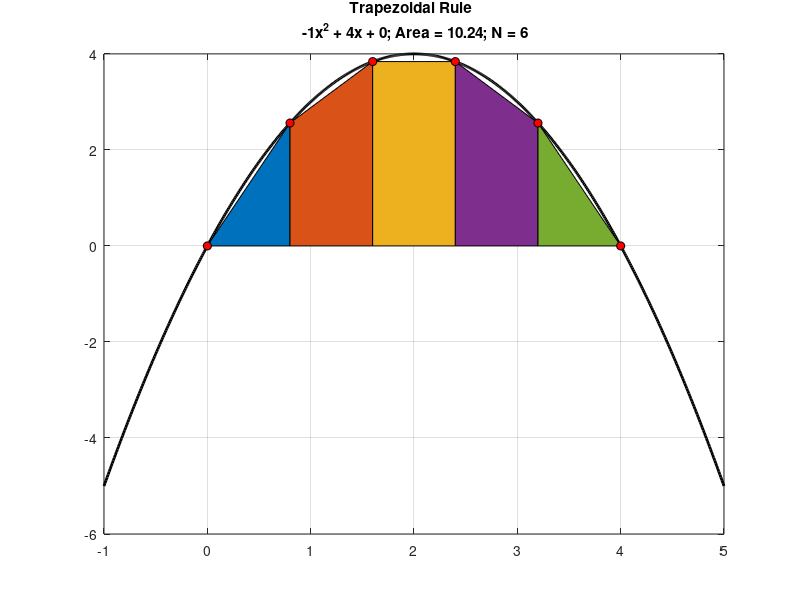

The MATLAB script that drew this image:
clc
close all
clear all

iex = 1;

%% EXAMPLE 1:  Trapezoidal rule
if iex ==1
    % Make an example Parabola
    % y = ax^2 + bx + c
    
    % Input coefficients
    a = -1;
    b = 4;
    c = 0;
    
    % Intialize x
    x = [-1:.01:5];
    
    % Initialize function
    f = @(a,b,c,x) a*x.^2 + b*x + c;
    
    % Call the function and find value of Y at X
    y = f(a,b,c,x);
    
    % Discretize X for summation
    xmin = 0; xmax = 4;
    Nsamples = 6; % Number of points for dividing x (N-1 trapezoids)
    x_sum = linspace(xmin,xmax,Nsamples);
    h = x_sum(2) - x_sum(1);
    
    % Y- points at x for summation
    y_sum = f(a,b,c,x_sum);
    
    % Area using TRAPEZOIDAL RULE
    area1 = h/2*(y_sum(1)+ y_sum(6)+2*y_sum(2)+2*y_sum(3)+2*y_sum(4)+2*y_sum(5)); % KEY
   
    % plot
    figure
    plot(x,y,'k','LineWidth',2);
    grid on, hold on
    
    % color area under the trapezoid
    for ii = 1:length(x_sum)-1
        area([x_sum(ii) x_sum(ii+1)],[y_sum(ii) y_sum(ii+1)]);
    end
    
    % plot circluar markers
    for ii = 1:length(x_sum)
        plot([x_sum(ii)],[y_sum(ii)],'o','MarkerFaceColor','r','MarkerEdgeColor','k');
    end
    title(sprintf('Trapezoidal Rule \n %dx^2 + %dx + %d; Area = %0.2f; N = %d',a,b,c,area1,Nsamples));
end
%% EXAMPLE 2:  Midpoint rule
if iex ==2
    % Make an example Parabola
    % y = ax^2 + bx + c
    
    % Input coefficients
    a = -1;
    b = 4;
    c = 0;
    
    % Intialize x
    x = [-1:.01:5];
    
    % Initialize function
    f = @(a,b,c,x) a*x.^2 + b*x + c;
    
    % Call the function and find value of Y at X
    y = f(a,b,c,x);
    
    % Discretize X for summation
    xmin = 0; xmax = 4;
    Nsamples = 6; % Number of points for dividing x (N-1 rectangles)
    x_sum = linspace(xmin,xmax,Nsamples);
    h = x_sum(2) - x_sum(1);
    
    % Find mid-points of x
    x_mid = conv(x_sum,[0.5 0.5],'valid');
    
    % Y- points at mid-points for summation
    y_mid = f(a,b,c,x_mid);
    
    % Area using MID-POINT RULE
    area1 = h*sum(y_mid); % KEY; % KEY
    
    % plot
    figure
    plot(x,y,'k','LineWidth',2);
    grid on, hold on  
    
    % color area under the rectangle
    for ii = 1:length(x_sum)-1
        area([x_sum(ii) x_sum(ii+1)],[y_mid(ii) y_mid(ii)]);
    end
    
    % plot circluar markers
    for ii = 1:length(x_mid)
        plot([x_mid(ii)],[y_mid(ii)],'o','MarkerFaceColor','r','MarkerEdgeColor','k');
    end
    title(sprintf('Mid-point Rule \n %dx^2 + %dx + %d; Area = %0.2f; N = %d',a,b,c,area1,Nsamples))
end

